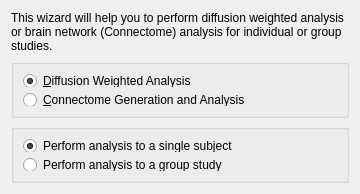
<?xml version="1.0" encoding="UTF-8"?>
<ui version="4.0">
 <class>IntroPage</class>
 <widget class="QWizardPage" name="IntroPage">
  <property name="geometry">
   <rect>
    <x>0</x>
    <y>0</y>
    <width>360</width>
    <height>171</height>
   </rect>
  </property>
  <property name="windowTitle">
   <string>WizardPage</string>
  </property>
  <layout class="QVBoxLayout" name="verticalLayout_3">
   <item>
    <widget class="QLabel" name="label">
     <property name="text">
      <string notr="true">This wizard will help you to perform diffusion weighted analysis or brain network (Connectome) analysis for individual or group studies.</string>
     </property>
     <property name="wordWrap">
      <bool>true</bool>
     </property>
    </widget>
   </item>
   <item>
    <widget class="QGroupBox" name="groupBox">
     <property name="title">
      <string/>
     </property>
     <layout class="QVBoxLayout" name="verticalLayout">
      <item>
       <widget class="QRadioButton" name="DwRadio">
        <property name="text">
         <string>&amp;Diffusion Weighted Analysis</string>
        </property>
        <property name="checked">
         <bool>true</bool>
        </property>
       </widget>
      </item>
      <item>
       <widget class="QRadioButton" name="BnaRadio">
        <property name="text">
         <string>&amp;Connectome Generation and Analysis</string>
        </property>
       </widget>
      </item>
     </layout>
    </widget>
   </item>
   <item>
    <widget class="QGroupBox" name="groupBox_2">
     <property name="title">
      <string/>
     </property>
     <layout class="QVBoxLayout" name="verticalLayout_2">
      <item>
       <widget class="QRadioButton" name="SingleSubjectRadio">
        <property name="text">
         <string>Perform analysis to a single subject</string>
        </property>
        <property name="checked">
         <bool>true</bool>
        </property>
       </widget>
      </item>
      <item>
       <widget class="QRadioButton" name="GroupStudyRadio">
        <property name="text">
         <string>Perform analysis to a group study</string>
        </property>
       </widget>
      </item>
     </layout>
    </widget>
   </item>
  </layout>
 </widget>
 <resources/>
 <connections/>
</ui>
